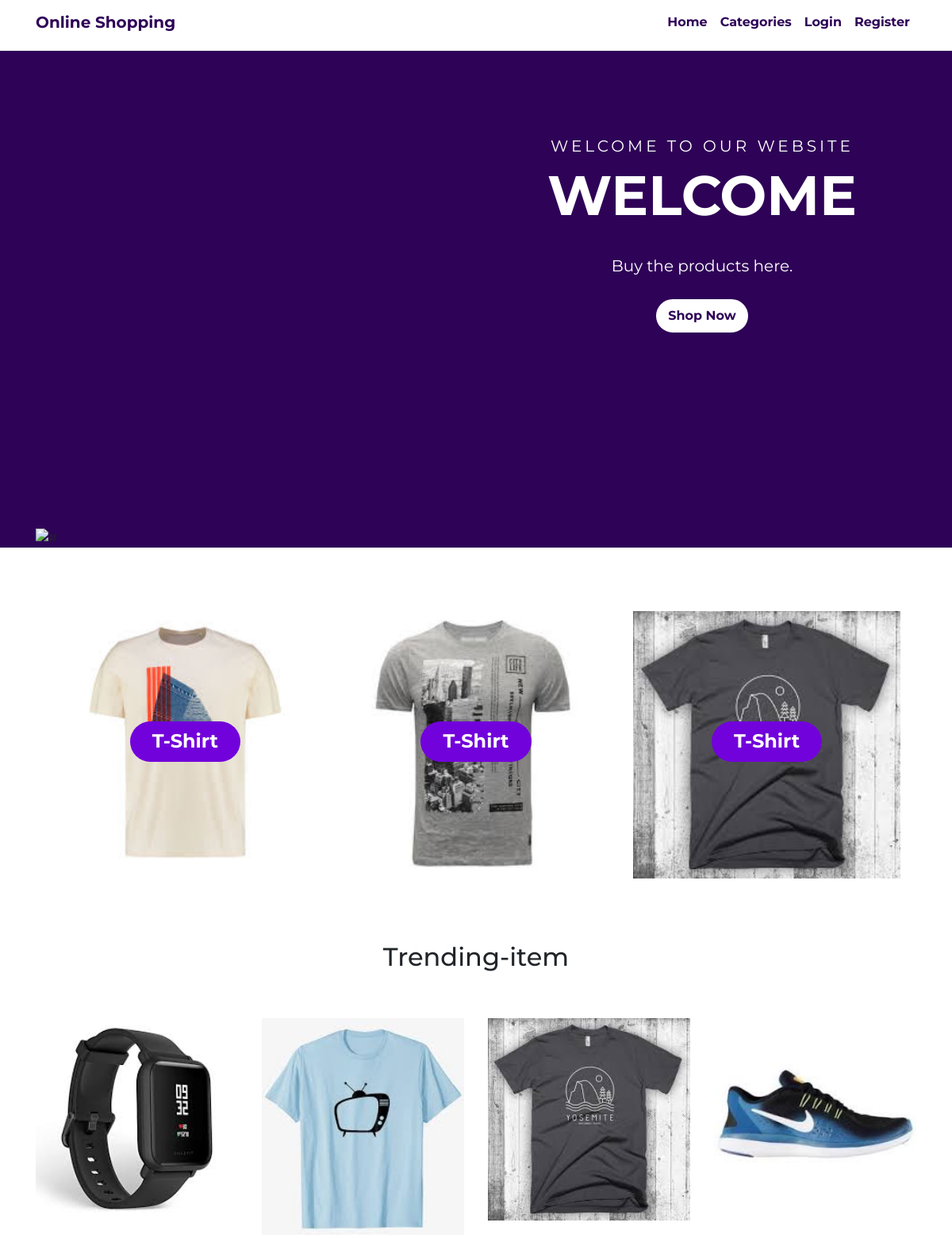
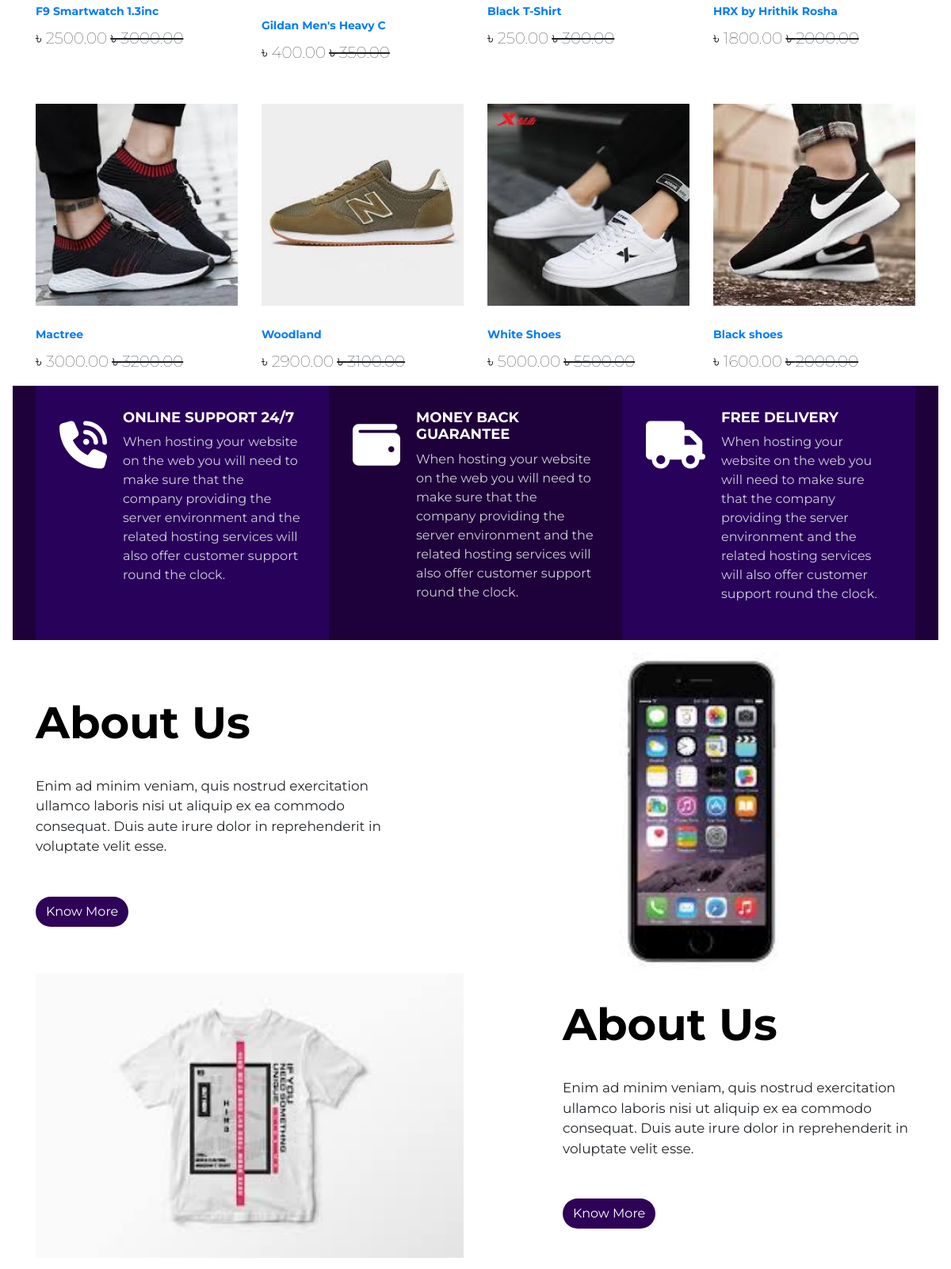
The page / (upper part) on the database its author committed (2 pictures, top to bottom).
### App_Shop/models.py (models this page shows, shortened)
class Product(models.Model):
    mainimage = models.ImageField(upload_to='Products')
    name = models.CharField(max_length=20)
    category = models.ForeignKey(Category, on_delete=models.CASCADE, related_name='category')
    preview_text = models.TextField(max_length=200, verbose_name='Preview Text')
    detail_text = models.TextField(max_length=1500, verbose_name='Description')
    price = models.FloatField()
    old_price = models.FloatField(default=0.0)
    created = models.DateTimeField(auto_now_add=True)
    class Meta:
        ordering = ['-created']

### App_Shop/views.py (the view)
# urls.py: path('', views.Home.as_view(), name='home'),
class Home(ListView):
    model = Product
    template_name = 'App_Shop/home.html'

### templates/App_Shop/home.html (shortened to what this page needs)
{% extends 'base.html' %}
{% load static %}
{% load crispy_forms_tags %}
{% block content %}
        <section>
    <div class="banner">
        <div class="container">
            <div class="row">
                <div class="col-md-6 ml-auto order-md-2 align-self-start">
                    <div class="banner-content">
                        <h2 class="first-title">Welcome To Our Website</h2>
                        <h1>Welcome</h1>
                        <p>Buy the products here.</p>
                        <a href="#" class="btn btn-hero my-2">Shop Now</a>
                    </div>
                </div>
                <div class="col-md-6 order-1 align-self-end">
                    <img src="{% static 'images/2.png' %}" alt="#" class="img-fluid">
                </div>
            </div>
        </div>
    </div>
        </section>
    	<section>
    		<div class="category-section">
    			<div class="container-fluid">
    				<div class="row">
    					<div class="col-lg-4">
    						<div class="category-alone">
    							<div class="inner">
    								<h4>T-Shirt</h4>
    							</div>
    						</div>
    					</div>
    					<div class="col-lg-4">
    						<div class="category-alone">
    							<div class="inner">
    								<h4>T-Shirt</h4>
    							</div>
    						</div>
    					</div>
    					<div class="col-lg-4">
    						<div class="category-alone">
    							<div class="inner">
    								<h4>T-Shirt</h4>
    							</div>
    						</div>
    					</div>
    				</div>
    			</div>
    		</div>
    	</section>
        <section>
    <div class="product-panel">
        <div class="container">
            <div class="row">
                <div class="col-12">
                    <div class="section-title">
                        <h2 class="text-center">Trending-item</h2>
                    </div>
                </div>
            </div>
            <div class="row">
                <div class="col-12">
                    <div class="product-detail">
                        <div class="tab-content" id="myTabContent">
                            <div class="tab-pane fade show active"id="sneakers"role="tabpanel">
                                <div class="tab-single">
                                    <div class="row">
                                    {% for product in object_list %}
                                        <div class="col-xl-3 col-lg-4 col-md-4 col-12">
                                            <div class="single-product">
                                                <div class="product-img">
                                                    <a href="#">
                                                        <img src="/media/{{product.mainimage}}" class="main-img" alt="#">
                                                    </a>
                                            </div>
                                            <div class="product-title">
                                                <h3><a href="{% url 'App_Shop:product_detail' pk=product.pk %}">{{product.name}}</a></h3>
                                                <div class="product-price">
                                                    <span class="price-new">&#2547; {{product.price|floatformat:2}}</span>
                                                    <span class="price-old"><strike>&#2547; {{product.old_price|floatformat:2}}</strike></span>
                                                </div>
                                            </div>
                                        </div>
                                        </div>
                                    {% endfor %}
                                    </div>
                                </div>
                            </div>
                        </div>
                    </div>
                </div>
            </div>
        </div>
    </div>
        </section>
    	<section class="service-intro m-3">
    		<div class="container">
    			<div class="row no-gutters">
    				<div class="col-md-4 d-flex">
    					<div class="intro d-lg-flex">
	    					<div class="icon">
	    						<i class="fas fa-phone-volume"></i>
	    					</div>
	    					<div class="text">
	    						<h2>Online Support 24/7</h2>
	    						<p>When hosting your website on the web you will need to make sure that the company providing the server environment and the related hosting services will also offer customer support round the clock.</p>
	    					</div>
	    				</div>
    				</div>
    				<div class="col-md-4 d-flex">
    					<div class="intro color-1 d-lg-flex">
	    					<div class="icon">
	    						<i class="fas fa-wallet"></i>
	    					</div>
	    					<div class="text">
	    						<h2> Money Back Guarantee </h2>
	    						<p>When hosting your website on the web you will need to make sure that the company providing the server environment and the related hosting services will also offer customer support round the clock.</p>
	    					</div>
	    				</div>
    				</div>
    				<div class="col-md-4 d-flex">
    					<div class="intro color-2 d-lg-flex">
	    					<div class="icon">
	    						<i class="fas fa-truck"></i>
	    					</div>
	    					<div class="text">
	    						<h2>Free Delivery</h2>
	    						<p>When hosting your website on the web you will need to make sure that the company providing the server environment and the related hosting services will also offer customer support round the clock.</p>
	    					</div>
	    				</div>
    				</div>
	    			</div>
    			</div>
    	</section>
    	<section class="about m-3">
    		<div class="about-area section-padding 30">
    			<div class="container">
    				<div class="row align-items-center justify-content-between padding-130">
    					<div class="col-lg-5 col-md-6">
    						<div class="about-details mb-30">
    							<h2>About Us</h2>
								<p>Enim ad minim veniam, quis nostrud exercitation ullamco laboris nisi ut aliquip ex ea commodo consequat. Duis aute irure dolor in reprehenderit in voluptate velit esse.</p>
								<a href="#" class="btn btn-about">Know More</a>
    						</div>
    					</div>
    					<div class="col-lg-6 col-md-6 col-sm-10">
    						<div class="about-img mb-40">
    							<img src="{% static 'images/download (2).jpg' %}" class="image-fluid" alt="image">
    						</div>
    					</div>
    				</div>
    				<div class="row align-items-center justify-content-between">
    					<div class="col-lg-6 col-md-6 col-sm-10">
    						<div class="about-img mb-40">
    							<img src="{% static 'images/2.jpg' %}" class="image-fluid" alt="image">
    						</div>
    					</div>
    					<div class="col-lg-5 col-md-6">
    						<div class="about-details mb-40">
    							<h2>About Us</h2>
								<p>Enim ad minim veniam, quis nostrud exercitation ullamco laboris nisi ut aliquip ex ea commodo consequat. Duis aute irure dolor in reprehenderit in voluptate velit esse.</p>
								<a href="#" class="btn btn-about">Know More</a>
    						</div>
    					</div>
    				</div>
    			</div>
    		</div>
    	</section>
{% endblock content %}

### templates/base.html (shortened to what this page needs)
{% load static %}
<!doctype html>
<html lang="en">
  <head>
	<link rel="stylesheet" href="https://stackpath.bootstrapcdn.com/bootstrap/4.3.1/css/bootstrap.min.css">
  <link rel="stylesheet" href="{% static 'css/main.css' %}">
  </head>
  <body>
    {% include 'navbar.html' %}
    {% block content %}
    {% endblock content %}
  </body>
</html>

### templates/navbar.html (shortened to what this page needs)
{% load cart_tag %}
<nav class="navbar navbar-expand-lg" id="navbar">
    <div class="container">
        <a class="navbar-brand font-weight-bold brand-color" href="{% url 'App_Shop:home' %}">
            Online Shopping
        </a>
        <div class="collapse navbar-collapse" id="main-nav">
            <ul class="navbar-nav ml-auto">
                <li class="nav-item">
                    <a class="nav-link" href="{% url 'App_Shop:home' %}">
                        Home
                    </a>
                </li>
                {% if request.user.is_authenticated %}
                <li class="d-none xl-block">
                    <li class="nav-item">
                        <a class="nav-link" href="#">
                            <i class="fas fa-heart"></i>
                        </a>
                    </li>
                    <li class="nav-item">
                        <a class="nav-link" href="{% url 'App_Order:cart' %}">
                            <i class="fas fa-shopping-cart"></i>
                            <span class="badge badge-danger">{{ request.user|cart_total }}</span>
                        </a>
                    </li>
                </li>
                <li class="nav-item dropdown">
                    <a class="nav-link dropdown-toggle" href="#" id="navbarDropdown" role="button" data-toggle="dropdown" aria-haspopup="true" aria-expanded="false"><i class="fas fa-user-tie"></i> {{request.user.profile.username}}</a>
                    <div class="dropdown-menu" aria-labelledby="nabbarDropdown">
                      <a class="dropdown-item" href="{% url 'App_Login:profile' %}">Profile</a>
                      <a class="dropdown-item" href="{% url 'App_Payment:order' %}">Orders</a>
                      <div class="dropdown-divider"></div>
                      <a class="dropdown-item" href="{% url 'App_Login:logout' %}">Logout</a>
                    </div>
                </li>
                {% else %}
                <li class="nav-item">
                    <a class="nav-link" href="#">
                        Categories
                    </a>
                </li>
                <li class="nav-item">
                    <a class="nav-link" href="{% url 'App_Login:login' %}">
                        Login
                    </a>
                </li>
                <li class="nav-item">
                    <a class="nav-link" href="{% url 'App_Login:signup' %}">
                        Register
                    </a>
                </li>
                {% endif %}
            </ul>
        </div>
    </div>
</nav>

### static/css/main.css (style rules this page uses)
body { font-family: 'Montserrat', sans-serif; }
.navbar { background-color: #fff; }
.nav-link { color: #2e0257; font-weight: bold; }
.brand-color { color: #2e0257; }
.banner { background-size: cover; background-repeat: no-repeat; background-position: center; background: #2e0257; position: relative; overflow: hidden; z-index: 9; }
.banner .row { min-height: calc(100vh - 174px); }
.banner h2 { font-size: 20px; font-weight: normal; color: #fff; letter-spacing: .2em; text-transform: uppercase; margin-top: 20px; }
.banner h1 { font-size: 50px; font-weight: bold; color: #fff; margin-bottom: 30px; text-transform: uppercase; }
@media (min-width:768px) { .banner h1 { font-size: 70px; } }
@media (min-width:768px) { .banner p { color: #fff; font-size: 20px; line-height: 35px; } }
@media (min-width:768px) { .banner-content { margin-top: 20%; text-align: center; } }
.btn-hero { background: #fff!important; color:#2e0257; border-radius: 1.5rem!important; border:3px solid #fff; font-weight: bold!important; cursor: pointer; }
.category-section { padding: 80px 50px; }
.category-alone { position: relative; z-index: 1; }
.category-alone::before { position: absolute; left: 35px; top: 30px; border: 13px solid #2e0257; content: ""; opacity: 0.3; width: calc(100% - 70px); height: calc(100% - 60px); transform: scale(0); transition: all 0.3s; }
.category-alone .inner { position: absolute; left: 0; top: 0; display: flex; justify-content: center; width: 100%; align-items: center; height: 100%; }
.category-alone .inner h4 { color: #fff; font-weight: bold; padding:11px 28px; background: #7202db; border-radius: 30px; }
.single-product { margin-top:50px; }
.product-img { position: relative; overflow: hidden; cursor: pointer; }
.product-img a { display: block; position: relative; }
.product-img a img { width: 100%; }
.single-product .product-title { margin-top: 20px; }
.product-title h3 { line-height: 22px; }
.product-title h3 a { font-size: 14px; font-weight: bold; margin:0; }
.single-product .product-title .product-price { margin:6px 0 0 0; }
.single-product .product-title .product-price span { font-size: 20px; font-weight: lighter; }
.service-intro { background: #1e013a; }
.service-intro .intro { z-index: 0; position: relative; }
.intro { width: 100%; background: #28015a; padding: 30px; }
.intro.color-1 { background: #1e013a; }
.intro.color-2 { background: #28015a; }
.intro .icon { margin-right: 20px; }
.intro .icon i { font-size: 60px; color: #fff; padding-top: 15px; }
.intro .text { color: rgba(255,255,255,0.8); }
.intro .text h2 { font-size: 18px; font-weight: bold; text-transform: uppercase; color: #fff; }
.about-area .about-details h2 { color: #000; font-size: 56px; font-weight: 700; line-height: 1; margin-bottom: 40px; }
.about-area .about-details P { margin-bottom: 50px; font-size: 17px }
.about-area .about-img img { width: 100%; }
.btn-about { background-color: #2e0257!important; color: #fff!important; border-radius: 2rem!important; }

### rows shown on the page
Product: mainimage (picture), name "F9 Smartwatch 1.3inc", price "2500.00", old_price "3000.00"
Product: mainimage (picture), name "Gildan Men's Heavy C", price "400.00", old_price "350.00"
Product: mainimage (picture), name "Black T-Shirt", price "250.00", old_price "300.00"
Product: mainimage (picture), name "HRX by Hrithik Rosha", price "1800.00", old_price "2000.00"
Product: mainimage (picture), name "Mactree", price "3000.00", old_price "3200.00"
Product: mainimage (picture), name "Woodland", price "2900.00", old_price "3100.00"
Product: mainimage (picture), name "White Shoes", price "5000.00", old_price "5500.00"
Product: mainimage (picture), name "Black shoes", price "1600.00", old_price "2000.00"
